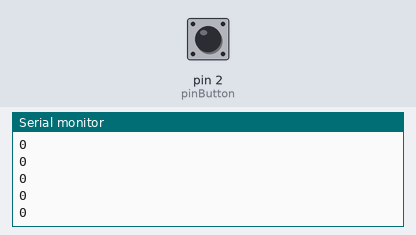
The sketch below on a simulated Arduino Uno, built with avr-gcc and run on an emulated ATmega328P. On the bench: the last lines printed to the serial monitor. Inputs (shaded band) come from the test bench; at power-on: pin 2 (pinButton) HIGH.

Above: at 1.2 s.
1.3 s: pin 2 (pinButton) pulled LOW for 0.15 s
At 1.8 s:
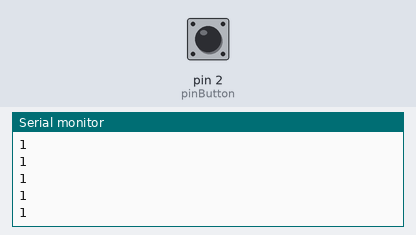
2.9 s: pin 2 (pinButton) pulled LOW for 1 s
5.4 s: pin 2 (pinButton) pulled LOW for 0.15 s
At 6.5 s:
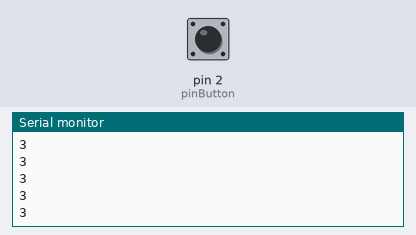
Timing chart, 0 to 7.8 s (numbered marks = the images above; inputs shaded):
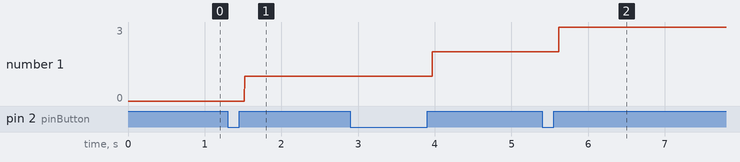

The sketch:

button.ino
```cpp
const int pinButton = 2;

int counter = 0;
bool buttonState = LOW;
bool previousState = HIGH;
void setup() {
  // put your setup code here, to run once:
  pinMode(pinButton, INPUT_PULLUP);
  Serial.begin(9600);
}

void loop() {
  // put your main code here, to run repeatedly:
  buttonState = digitalRead(pinButton);
  if (previousState != buttonState && buttonState == HIGH){
    counter ++;
  }
    previousState = buttonState;
  Serial.println(counter);
  delay(1);
}
```

Measured:
- after the input at 1.3 s, the serial monitor: prints a new line after 0.22 s (image 1)
- after the input at 5.4 s, the serial monitor: prints a new line after 0.22 s (image 2)
- plotted number 1: 0 → 1 after the input at 1.3 s, 1 → 2 after the input at 2.9 s, 2 → 3 after the input at 5.4 s
